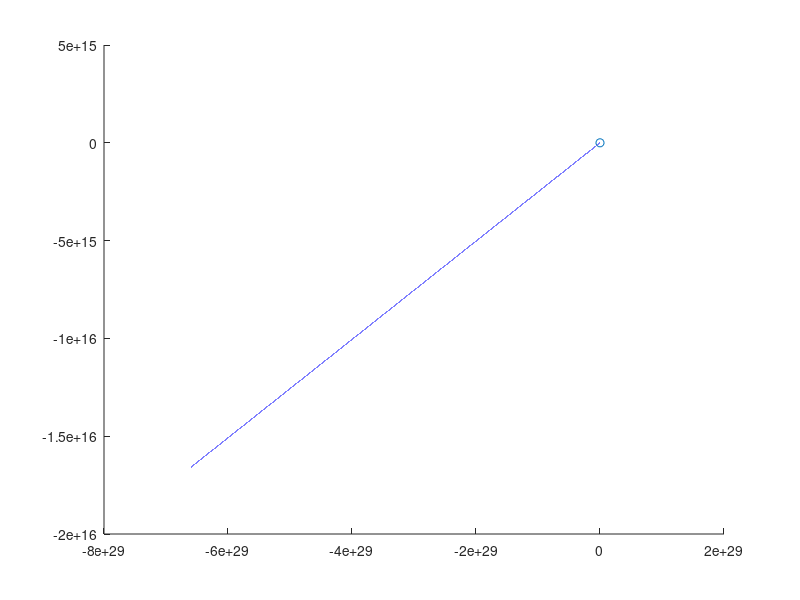

The MATLAB source for this figure:
clear;
clc;
close all;

G = -6.67*10^-11 ; 
m_sun = 1.989*10^30; 
x=[];
x(1) = 1;
y=[];
y(1) =0;
vx=[];
vx(1) =0;
vy=[];
vy(1) = 20000;

T = 365*24*60*60;
N = 100000;
h = T/N; 




for n = 1:1:N
ax = G*m_sun*x(n)/(x(n)^2 + y(n)^2)^(3/2);
ay = G*m_sun*y(n)/(x(n)^2 + y(n)^2)^(3/2);

xs = x(n)+vx(n)*h;
ys = y(n)+vy(n)*h;

vxs = vx(n) + ax*h;
vys = vy(n) + ay*h;

axs = (G*m_sun*xs)/((xs^2 + ys^2)^(3/2));
ays = (G*m_sun*ys)/((xs^2 + ys^2)^(3/2));

x(n+1) = x(n) + 0.5*(vx(n) + vxs)*h;
y(n+1) = y(n) + 0.5*(vy(n) + vys)*h;

vx(n+1) = vx(n) + 0.5*(ax + axs)*h;
vy(n+1) = vy(n) + 0.5*(ay + ays)*h;
end

hold on
scatter(0,0)
plot(x,y)








% clear;
% clc;
% close all;
% 
% % Constants
% G = 6.67408*10^-11 ; 
% M_sun = 1.989*10^30 ; 
% T = 365*24*60*60; %This is time (1 year in seconds)
% N = 10000000; %increments or iterations
% h = T/N;    % h is delta t
%  
% x_position =[]; %Initiating values  
% y_position = []; 
% vx_vector =[];
% vy_vector =[];
% x_n = 1; %Initial conditions
% y_n = 0; 
% vx_n = 0;
% vy_n = 1000000;
% counter =0;
% 
% for  t = 1:h:T % or (1:N) This iterates N times.
% counter = counter +1; 
% 
% x_position(counter) = x_n;
% y_position(counter) = y_n; 
% 
% vx_vector(counter) = vx_n;
% vy_vector(counter) = vy_n; 
% 
% 
% 
% %Calculations
% ax_n = (-1*G*M_sun*x_n)/(x_n^2 + y_n^2)^(3/2); 
% ay_n = (-1*G*M_sun*y_n)/(x_n^2 + y_n^2)^(3/2); 
% 
% 
% x_s = x_n + vx_n*h; 
% y_s = y_n + vy_n*h; 
%  
% 
% vx_s = vx_n + ax_n*h; 
% vy_s = vy_n + ay_n*h;
% 
% ax_s = (-1*G*M_sun*x_s)/(x_s^2 + y_s^2)^(3/2);
% ay_s = (-1*G*M_sun*y_s)/(x_s^2 + y_s^2)^(3/2);
% 
% x_np1 = x_n + 0.5*(vx_n + vx_s)*h;
% y_np1 = y_n + 0.5*(vy_n + vy_s)*h; 
% 
% 
% vx_np1 = vx_n + 0.5*(ax_n + ax_s)*h;
% vy_np1 = vy_n + 0.5*(ay_n + ay_s)*h; 
% 
% 
% %Re-initializing for next iteration of loop
% x_n = x_np1;
% y_n = y_np1; 
% 
% vx_n = vx_np1;
% vy_n = vy_np1; 
% 
% 
% end
% 
% plot(x_position, y_position, 'ok')



